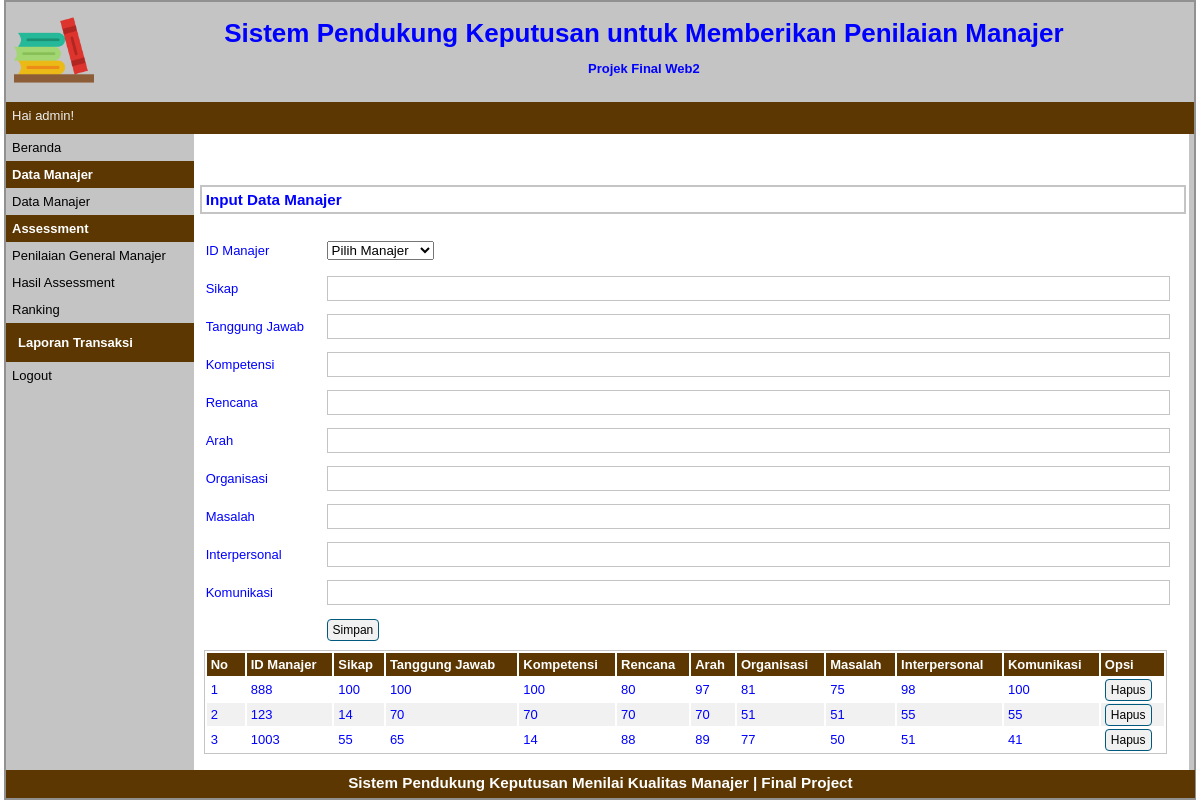
Page /halaman-gm.php?p=gm-nilai (signed in) on the earlier database version.
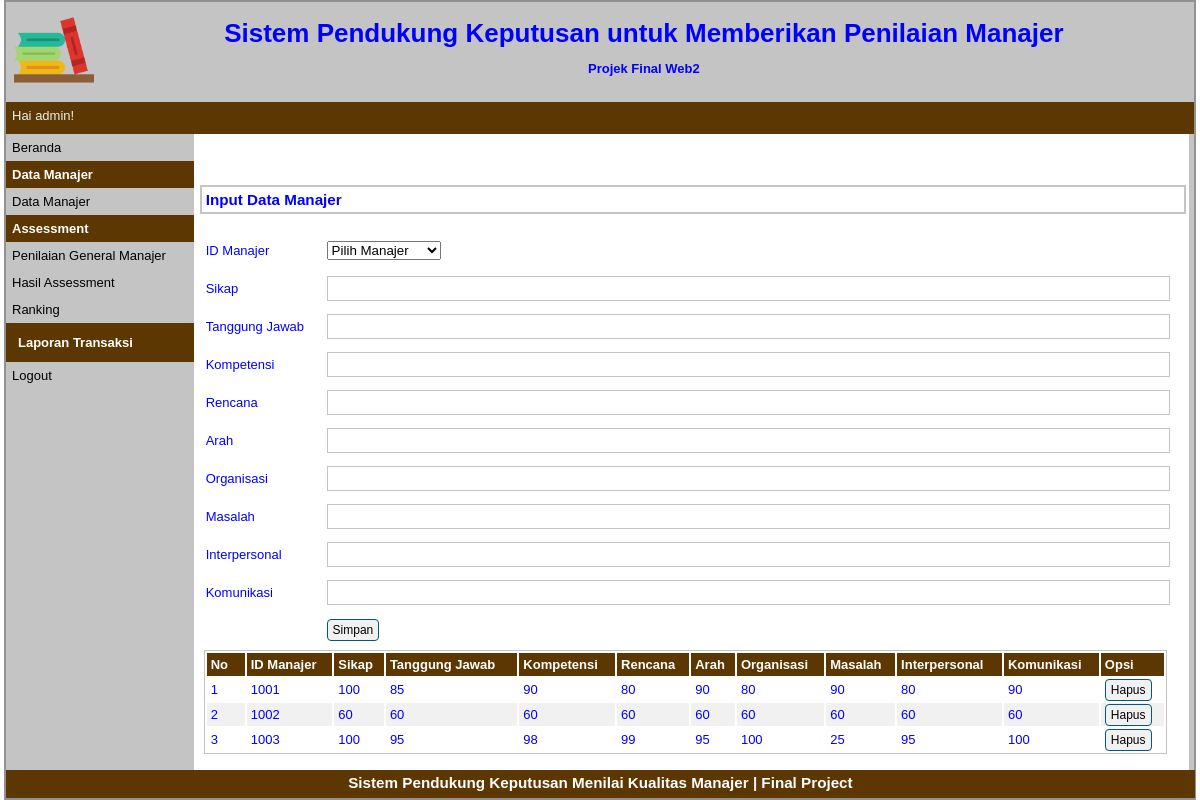
Same page on the later database version.
### tables this page shows
CREATE TABLE `penilaian` (
  `id_penilaian` int(255) NOT NULL,
  `fk_id_manajer` int(255) NOT NULL,
  `n_sikap` float NOT NULL,
  `n_tjawab` float NOT NULL,
  `n_kompetensi` float NOT NULL,
  `n_rencana` float NOT NULL,
  `n_arah` float NOT NULL,
  `n_organisasi` float NOT NULL,
  `n_masalah` float NOT NULL,
  `n_interpersonal` float NOT NULL,
  `n_komunikasi` float NOT NULL,
  `hasil` float NOT NULL
);

### pages/gm-nilai.php (the view, shortened to what this page needs)
<?php
$server = "localhost";
$user = "root";
$password = "";
$nama_database = "db_pakhir";
$db = mysqli_connect($server, $user, $password, $nama_database);
?>
<div id="label-page"><h3>Input Data Manajer</h3></div>
<div id="content">
	<form action="proses/gm-nilai-proses.php" method="post" enctype="multipart/form-data">
	<table id="tabel-input">
		<tr>
			<td class="label-formulir">ID Manajer</td>
			<td class="isian-formulir">
                <select name = "id_mnj">
                <option>Pilih Manajer</option>
                </select>
            </td></tr>
		<tr>
			<td class="label-formulir">Sikap</td>
			<td class="isian-formulir"><input type="number" name="sikap" class="isian-formulir isian-formulir-border"></td>
		</tr>
		<tr>
			<td class="label-formulir">Tanggung Jawab</td>
			<td class="isian-formulir"><input type="number" name="tjawab" class="isian-formulir isian-formulir-border"></td>
		</tr><tr>
			<td class="label-formulir">Kompetensi</td>
			<td class="isian-formulir"><input type="number" name="kompetensi" class="isian-formulir isian-formulir-border"></td>
		</tr><tr>
			<td class="label-formulir">Rencana</td>
			<td class="isian-formulir"><input type="number" name="rencana" class="isian-formulir isian-formulir-border"></td>
		</tr><tr>
			<td class="label-formulir">Arah</td>
			<td class="isian-formulir"><input type="number" name="arah" class="isian-formulir isian-formulir-border"></td>
		</tr><tr>
			<td class="label-formulir">Organisasi</td>
			<td class="isian-formulir"><input type="number" name="organisasi" class="isian-formulir isian-formulir-border"></td>
		</tr><tr>
			<td class="label-formulir">Masalah</td>
			<td class="isian-formulir"><input type="number" name="masalah" class="isian-formulir isian-formulir-border"></td>
		</tr>
		<tr>
			<td class="label-formulir">Interpersonal</td>
			<td class="isian-formulir"><input type="number" name="interpersonal" class="isian-formulir isian-formulir-border"></td>
		</tr>
			<td class="label-formulir">Komunikasi</td>
			<td class="isian-formulir"><input type="number" name="komunikasi" class="isian-formulir isian-formulir-border"></td>
		<tr>
			<td class="label-formulir"></td>
			<td class="isian-formulir"><input type="submit" name="simpan" value="Simpan" class="tombol"></td>
		</tr>
	</table>
	</form>
    <table id="tabel-tampil">
		<tr>
			<th id="label-tampil-no">No</td>
			<th>ID Manajer</th>
			<th>Sikap</th>
			<th>Tanggung Jawab</th>
			<th>Kompetensi</th>
			<th>Rencana</th>
			<th>Arah</th>
			<th>Organisasi</th>
			<th>Masalah</th>
			<th>Interpersonal</th>
			<th>Komunikasi</th>
			<th>Opsi</th>
		</tr>
		<?php
		$nomor = 1;
		$query = "SELECT * FROM penilaian ";
		$q_tampil_anggota = mysqli_query($db, $query);
		if(mysqli_num_rows($q_tampil_anggota)>0)
		{
		while($r_tampil_anggota=mysqli_fetch_array($q_tampil_anggota)){
		?>
		<tr>
			<td><?php echo $nomor; ?></td>
			<td><?php echo $r_tampil_anggota['fk_id_manajer']; ?></td>
			<td><?php echo $r_tampil_anggota['n_sikap']; ?></td>
			<td><?php echo $r_tampil_anggota['n_tjawab']; ?></td>
			<td><?php echo $r_tampil_anggota['n_kompetensi']; ?></td>
			<td><?php echo $r_tampil_anggota['n_rencana']; ?></td>
			<td><?php echo $r_tampil_anggota['n_arah']; ?></td>
			<td><?php echo $r_tampil_anggota['n_organisasi']; ?></td>
			<td><?php echo $r_tampil_anggota['n_masalah']; ?></td>
			<td><?php echo $r_tampil_anggota['n_interpersonal']; ?></td>
			<td><?php echo $r_tampil_anggota['n_komunikasi']; ?></td>
			<td>
				<div class="tombol-opsi-container"><a href="proses/gm-nilai-hapus.php?id=<?php echo $r_tampil_anggota['fk_id_manajer']; ?>" onclick = "return confirm ('Apakah Anda Yakin Akan Menghapus Data Ini?')" class="tombol">Hapus</a></div>
			</td>
		</tr>
		<?php $nomor++; }
		}
		else {
			echo "<tr><td colspan=6>Data Tidak Ditemukan</td></tr>";
		}?>
	</table>
</div>

Differences in the rows shown:
removed penilaian: fk_id_manajer "888", n_sikap "100", n_tjawab "100", n_kompetensi "100", n_rencana "80", n_arah "97", n_organisasi "81", n_masalah "75", n_interpersonal "98", n_komunikasi "100"
removed penilaian: fk_id_manajer "123", n_sikap "14", n_tjawab "70", n_kompetensi "70", n_rencana "70", n_arah "70", n_organisasi "51", n_masalah "51", n_interpersonal "55", n_komunikasi "55"
removed penilaian: fk_id_manajer "1003", n_sikap "55", n_tjawab "65", n_kompetensi "14", n_rencana "88", n_arah "89", n_organisasi "77", n_masalah "50", n_interpersonal "51", n_komunikasi "41"
added penilaian: fk_id_manajer "1001", n_sikap "100", n_tjawab "85", n_kompetensi "90", n_rencana "80", n_arah "90", n_organisasi "80", n_masalah "90", n_interpersonal "80", n_komunikasi "90"
added penilaian: fk_id_manajer "1002", n_sikap "60", n_tjawab "60", n_kompetensi "60", n_rencana "60", n_arah "60", n_organisasi "60", n_masalah "60", n_interpersonal "60", n_komunikasi "60"
added penilaian: fk_id_manajer "1003", n_sikap "100", n_tjawab "95", n_kompetensi "98", n_rencana "99", n_arah "95", n_organisasi "100", n_masalah "25", n_interpersonal "95", n_komunikasi "100"
